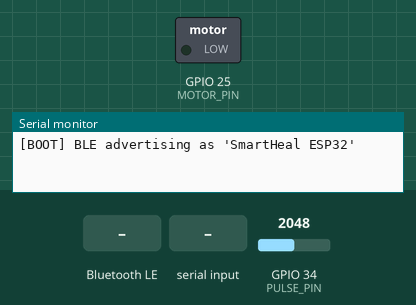
This sketch was run on a simulated ESP32. Parts: switched loads named in the sketch (green lamp = pin HIGH), the last lines printed to the serial monitor. The inputs (shaded band) are chosen by the test bench; at power-on: GPIO 34 (PULSE_PIN) = 2048. Nothing arrives over Bluetooth unless stated; a phone connects over Bluetooth LE 3 s after start.

Above: at 1.2 s.
1.3 s: Bluetooth LE write "90" received
At 2.4 s:
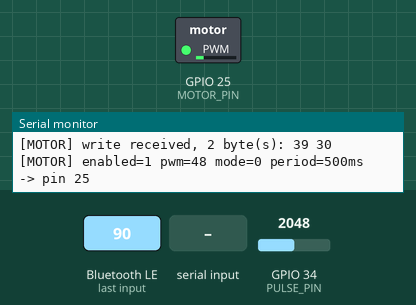
2.8 s: "m90\n" received over Serial
At 3.4 s:
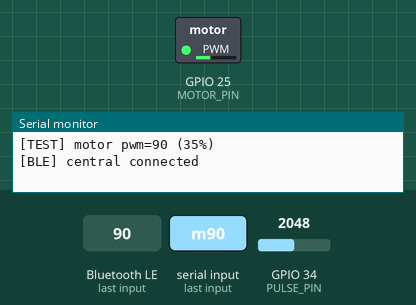
4.3 s: "w90\n" received over Serial
At 4.6 s:
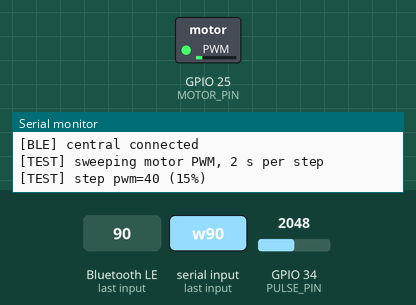
7.8 s: Bluetooth LE write "200" received
Timing chart, 0 to 19.8 s (numbered marks = the images above; inputs shaded):
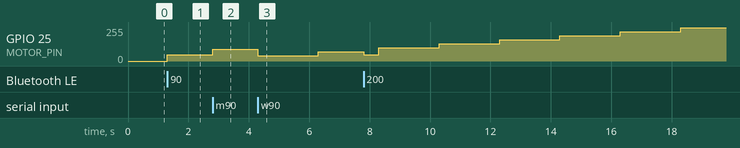

The sketch:

SmartHealESP32.ino
```cpp
#include <Arduino.h>
#include <BLE2902.h>
#include <BLEDevice.h>
#include <BLEServer.h>
#include <BLEUtils.h>

namespace {
constexpr char DEVICE_NAME[] = "SmartHeal ESP32";
constexpr char SERVICE_UUID[] = "7d2f0001-4f4a-4b2a-9c2b-6e8f1d2a0001";
constexpr char PULSE_UUID[] = "7d2f0002-4f4a-4b2a-9c2b-6e8f1d2a0001";
constexpr char MOTOR_UUID[] = "7d2f0003-4f4a-4b2a-9c2b-6e8f1d2a0001";

constexpr uint8_t PULSE_PIN = 34;
constexpr uint8_t MOTOR_PIN = 25;
constexpr uint16_t SAMPLE_INTERVAL_MS = 10;
// 2 notifications a second is plenty for a BPM read-out, and halves the Bluetooth
// traffic the phone has to process.
constexpr uint16_t NOTIFY_INTERVAL_MS = 500;
constexpr uint16_t MIN_BEAT_INTERVAL_MS = 300;
constexpr uint16_t MAX_BEAT_INTERVAL_MS = 2000;
// Safety watchdog: the motor stops unless the app keeps renewing the command. A crash,
// a dropped link or a closed app can then never leave it running against the skin.
constexpr uint32_t MOTOR_TIMEOUT_MS = 8000;

BLECharacteristic *pulseCharacteristic = nullptr;
bool deviceConnected = false;
bool motorEnabled = false;
uint8_t motorPwm = 0;
uint8_t motorMode = 0;         // 0 = continuous, 1 = pulsed (on/off bursts)
uint16_t motorPeriodMs = 500;  // burst on/off time when pulsed
bool motorPulseOn = false;
uint32_t lastMotorToggleAt = 0;
uint32_t lastMotorCommandAt = 0;
// Single place that touches the MOSFET gate. Everything goes through analogWrite so the
// pin stays attached to one LEDC channel: mixing in pinMode/digitalWrite detaches it, and
// re-attaching on every change (every burst in pulsed mode) destabilises the BLE stack.
// A 0% duty is an actively driven LOW, not a floating pin, so it stops the motor properly.
void driveMotor(uint8_t pwm) {
  analogWrite(MOTOR_PIN, pwm);
}

void stopMotor() {
  motorEnabled = false;
  motorPwm = 0;
  motorMode = 0;
  motorPulseOn = false;
  driveMotor(0);
}
uint16_t pulseBpm = 0;
uint16_t pulseSignal = 0;
uint32_t lastSampleAt = 0;
uint32_t lastNotifyAt = 0;
uint32_t lastBeatAt = 0;
bool aboveThreshold = false;

class ServerCallbacks : public BLEServerCallbacks {
  void onConnect(BLEServer *) override {
    deviceConnected = true;
    Serial.println("[BLE] central connected");
  }

  void onDisconnect(BLEServer *server) override {
    deviceConnected = false;
    stopMotor();
    Serial.println("[BLE] central disconnected, motor off, advertising again");
    server->startAdvertising();
  }
};

class MotorCallbacks : public BLECharacteristicCallbacks {
  void onWrite(BLECharacteristic *characteristic) override {
    String value = characteristic->getValue();
    Serial.printf("[MOTOR] write received, %u byte(s):", value.length());
    for (size_t i = 0; i < value.length(); ++i) {
      Serial.printf(" %02X", static_cast<uint8_t>(value[i]));
    }
    Serial.println();
    if (value.length() < 2) {
      Serial.println("[MOTOR] payload too short, expected [enabled, pwm, mode?, period?] - ignored");
      return;
    }

    motorEnabled = value[0] != 0;
    motorPwm = static_cast<uint8_t>(value[1]);
    motorMode = value.length() >= 3 ? static_cast<uint8_t>(value[2]) : 0;
    // Byte 3: pulsed-burst on/off time in 100 ms units (1-255 -> 100 ms-25.5 s).
    motorPeriodMs = value.length() >= 4 && value[3] != 0
                        ? static_cast<uint16_t>(static_cast<uint8_t>(value[3])) * 100
                        : 500;
    motorPulseOn = true;
    lastMotorToggleAt = millis();
    lastMotorCommandAt = millis();
    driveMotor(motorEnabled ? motorPwm : 0);
    Serial.printf("[MOTOR] enabled=%d pwm=%u mode=%u period=%ums -> pin %u\n", motorEnabled,
                  motorPwm, motorMode, motorPeriodMs, MOTOR_PIN);
  }
};

// Runs the pulsed pattern and the safety watchdog.
void updateMotorPattern() {
  if (!motorEnabled) return;

  const uint32_t now = millis();
  if (now - lastMotorCommandAt > MOTOR_TIMEOUT_MS) {
    stopMotor();
    Serial.println("[MOTOR] watchdog timeout, no command renewed - motor stopped");
    return;
  }

  if (motorMode != 1) return;
  if (now - lastMotorToggleAt < motorPeriodMs) return;

  lastMotorToggleAt = now;
  motorPulseOn = !motorPulseOn;
  driveMotor(motorPulseOn ? motorPwm : 0);
}

void updatePulse() {
  pulseSignal = static_cast<uint16_t>(analogRead(PULSE_PIN));
  const uint32_t now = millis();
  const uint16_t threshold = 2100;
  const bool beat = pulseSignal >= threshold;

  if (beat && !aboveThreshold && lastBeatAt != 0) {
    const uint32_t interval = now - lastBeatAt;
    if (interval >= MIN_BEAT_INTERVAL_MS && interval <= MAX_BEAT_INTERVAL_MS) {
      pulseBpm = static_cast<uint16_t>(60000UL / interval);
    }
  }
  if (beat && !aboveThreshold) lastBeatAt = now;
  aboveThreshold = beat;
}

void notifyPulse() {
  if (!deviceConnected || pulseCharacteristic == nullptr) return;

  const uint8_t payload[] = {
      static_cast<uint8_t>(pulseBpm & 0xFF),
      static_cast<uint8_t>((pulseBpm >> 8) & 0xFF),
      static_cast<uint8_t>(pulseSignal & 0xFF),
      static_cast<uint8_t>((pulseSignal >> 8) & 0xFF),
  };
  pulseCharacteristic->setValue(payload, sizeof(payload));
  pulseCharacteristic->notify();
}

// Serial test console, so the motor and sensor can be checked over USB without
// the phone or Bluetooth in the way.
//   m<0-255>  drive the motor at that PWM        s  print the raw sensor reading
//   w         sweep the PWM to find the start-up threshold
void handleSerialCommand() {
  if (!Serial.available()) return;

  const String line = Serial.readStringUntil('\n');
  const char command = line.length() > 0 ? line[0] : 0;

  if (command == 'm') {
    const int pwm = constrain(line.substring(1).toInt(), 0, 255);
    motorEnabled = pwm > 0;
    motorMode = 0;
    motorPwm = static_cast<uint8_t>(pwm);
    lastMotorCommandAt = millis();
    driveMotor(static_cast<uint8_t>(pwm));
    Serial.printf("[TEST] motor pwm=%d (%d%%)\n", pwm, (pwm * 100) / 255);
  } else if (command == 's') {
    Serial.printf("[TEST] sensor pin %u raw=%d\n", PULSE_PIN, analogRead(PULSE_PIN));
  } else if (command == 'w') {
    Serial.println("[TEST] sweeping motor PWM, 2 s per step");
    for (int pwm = 40; pwm <= 255; pwm += 30) {
      Serial.printf("[TEST] step pwm=%d (%d%%)\n", pwm, (pwm * 100) / 255);
      driveMotor(static_cast<uint8_t>(pwm));
      delay(2000);
    }
    stopMotor();
    Serial.println("[TEST] sweep finished, motor off");
  }
}
}  // namespace

void setup() {
  // Hold the MOSFET gate low before anything else, so the motor cannot run
  // during start-up while Serial and the BLE stack come up.
  pinMode(MOTOR_PIN, OUTPUT);
  digitalWrite(MOTOR_PIN, LOW);

  Serial.begin(115200);
  pinMode(PULSE_PIN, INPUT);
  stopMotor();

  BLEDevice::init(DEVICE_NAME);
  BLEServer *server = BLEDevice::createServer();
  server->setCallbacks(new ServerCallbacks());

  BLEService *service = server->createService(SERVICE_UUID);
  pulseCharacteristic = service->createCharacteristic(
      PULSE_UUID, BLECharacteristic::PROPERTY_READ | BLECharacteristic::PROPERTY_NOTIFY);
  pulseCharacteristic->addDescriptor(new BLE2902());

  BLECharacteristic *motorCharacteristic =
      service->createCharacteristic(MOTOR_UUID, BLECharacteristic::PROPERTY_WRITE);
  motorCharacteristic->setCallbacks(new MotorCallbacks());

  service->start();
  BLEAdvertising *advertising = BLEDevice::getAdvertising();
  advertising->addServiceUUID(SERVICE_UUID);
  advertising->setScanResponse(true);
  advertising->start();
  Serial.println("[BOOT] BLE advertising as 'SmartHeal ESP32'");
}

void loop() {
  const uint32_t now = millis();
  if (now - lastSampleAt >= SAMPLE_INTERVAL_MS) {
    lastSampleAt = now;
    updatePulse();
  }
  if (now - lastNotifyAt >= NOTIFY_INTERVAL_MS) {
    lastNotifyAt = now;
    notifyPulse();
  }
  updateMotorPattern();
  handleSerialCommand();
}
```

Measured:
- after the input at 1.3 s, GPIO 25 (MOTOR_PIN): 0/255 → 48/255 at once
- after the input at 2.8 s, GPIO 25 (MOTOR_PIN): 48/255 → 90/255 at once
- after the input at 4.3 s, GPIO 25 (MOTOR_PIN): 90/255 → 40/255 at once, → 70/255 2.0 s later
